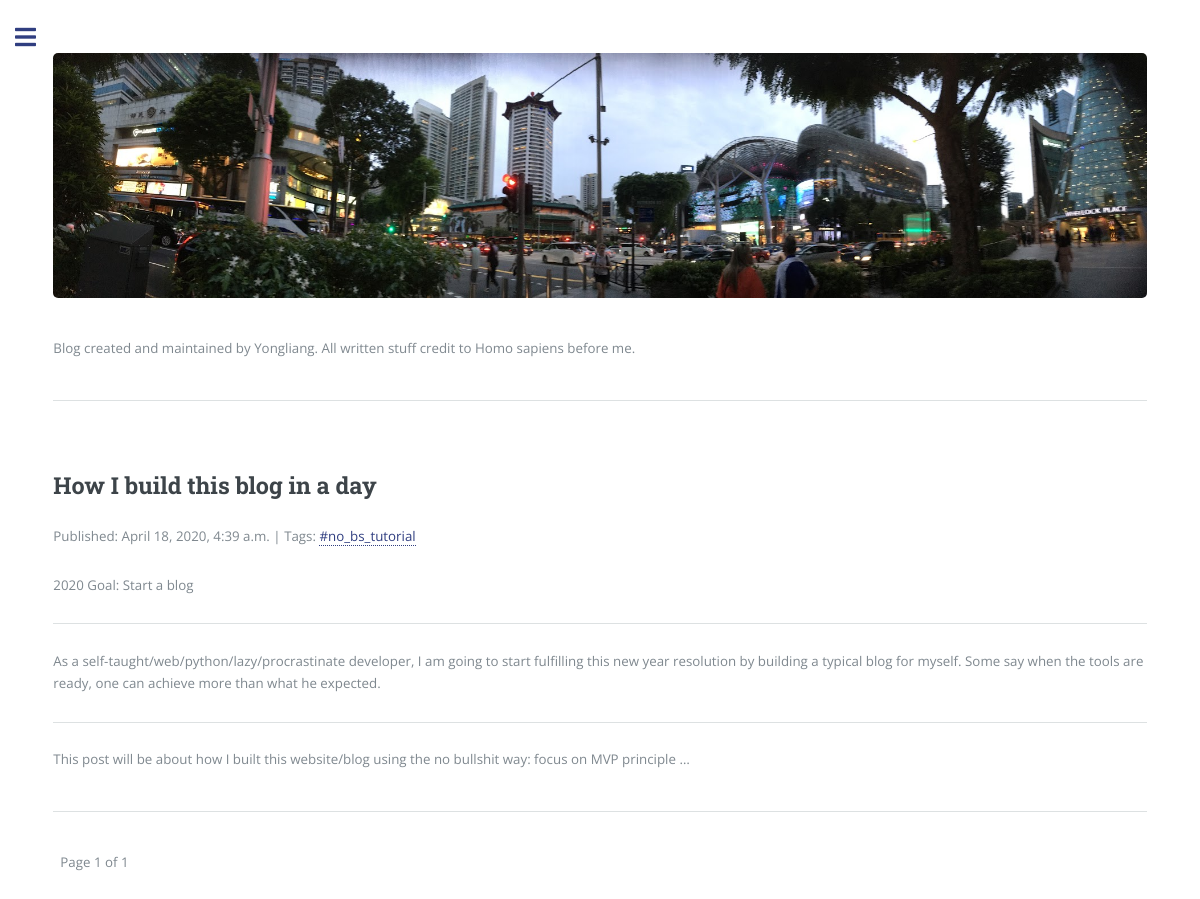
Screenshot of /blog/ with the database file from the repository.
### blog/models.py (models this page shows, shortened)
class Post(models.Model):
    STATUS_CHOICES = (
        ('draft', 'Draft'),
        ('published','Published'),
    )
    title = models.CharField(max_length=250)
    slug = models.SlugField(max_length=250, unique_for_date = 'publish')
    author = models.ForeignKey(User, on_delete=models.CASCADE, related_name = 'blog_posts')
    body = models.TextField()
    publish = models.DateTimeField(default = timezone.now)
    created = models.DateTimeField(auto_now_add=True)
    updated = models.DateTimeField(auto_now=True)
    status = models.CharField(max_length = 10, choices = STATUS_CHOICES, default='draft')
    objects = models.Manager() # the default manager
    published = PublishedManager() # our custom manager
    tags = TaggableManager() #3rd party tag manager
    class Meta:
        ordering = ('-publish',)
    def get_absolute_url(self):
        return reverse('blog:post_detail',args=[self.publish.year,self.publish.month,self.publish.day,self.slug])

### blog/views.py (the view)
# urls.py: path('', views.post_list, name='post_list'),
def post_list(request, tag_slug=None):
    object_list = Post.published.all()
    tag = None
    if tag_slug:
        tag=get_object_or_404(Tag,slug=tag_slug)
        object_list = object_list.filter(tags__in=[tag])
    paginator = Paginator(object_list, 3) # 3 posts in a page
    page = request.GET.get('page')
    try:
        posts = paginator.page(page)
    except PageNotAnInteger:
        posts = paginator.page(1)
    except EmptyPage:
        posts = paginator.page(paginator.num_pages)
    return render(request,'blog/index.html',\
        {'page':page,'posts':posts,'tag':tag})

### blog/models.py (called while the page is built)
    def get_queryset(self):
        return super(PublishedManager,self).get_queryset()\
            .filter(status='published')

### blog/templatetags/blog_tags.py (called while the page is built)
@register.simple_tag
def total_posts():
    return Post.published.count()

@register.inclusion_tag('latest_posts.html')
def show_latest_posts(count=3):
    latest_posts = Post.published.order_by('-publish')[:count]
    return {'latest_posts':latest_posts}

@register.simple_tag
def get_most_commented_posts(count=3):
    return Post.published.annotate(
        total_comments = Count('comments')
    ).order_by('-total_comments')[:count]

@register.filter(name="markdown")
def markdown_format(text):
    return mark_safe(markdown.markdown(text))

### blog/templates/blog/index.html (shortened to what this page needs)
{% extends "base.html" %}
{% load blog_tags %}
{% block pagetopsection %}
{% include "pagetopsection.html" %}
{% endblock %}
{% block content %}
{% for post in posts %}
<h2>
  <a href="{{ post.get_absolute_url }}">
    {{ post.title }}
  </a>
</h2>
<p class="date">
  Published: {{ post.publish }} |
  Tags: {% for tag in post.tags.all %}
  <a href="{% url 'blog:post_list_by_tag' tag.slug %}">
    {{ tag.name }}
  </a>
  {% endfor %}
</p>
{{ post.body|markdown|truncatewords_html:60 }}
<hr class="major" />
{% endfor %}
{% include "pagination.html" with page=posts %}
{% endblock %}

### blog/templates/base.html (shortened to what this page needs)
{% load blog_tags %} {% load static %}
<!DOCTYPE html>
<html>
  <head>
    <link rel="stylesheet" href="{% static 'assets/css/main.css' %}" />
  </head>
  <body class="is-preload">
    <div id="wrapper">
      <div id="main">
        <div class="inner">
        {% block pagetopsection %}{% endblock %}
        {% block content %}{% endblock %}
        </div>
      </div>
    </div>
  </body>
</html>

### blog/templates/pagetopsection.html (shortened to what this page needs)
{% load static %}
    <section>
      <span class="image main"><img src="{% static 'images/banner1.jpg' %}" alt="" /></span>
      <p>Blog created and maintained by Yongliang. All written stuff credit to Homo sapiens before me.</p>
      <hr class="major" />
    </section>

### blog/templates/pagination.html (shortened to what this page needs)
<ul class="pagination">
  <span class="step-links">
    <span class="current" style='padding-left:7px'>Page {{ page.number }} of {{ page.paginator.num_pages }}
    </span>
  </span>
</ul>

### blog/templates/sidebar.html (shortened to what this page needs)
{% load blog_tags %}

### static/assets/css/main.css (style rules this page uses)
html, body, div, span, applet, object, iframe, h1, h2, h3, h4, h5, h6, p, blockquote, pre, a, abbr, acronym, address, big, cite, code, del, dfn, em, img, ins, kbd, q, s, samp, small, strike, strong, sub, sup, tt, var, b, u, i, center, dl, dt, dd, ol, ul, li, fieldset, form, label, legend, table, caption, tbody, tfoot, thead, tr, th, td, article, aside, canvas, details, embed, figure, figcaption, footer, header, hgroup, menu, nav, output, ruby, section, summary, time, mark, audio, video { margin: 0; padding: 0; border: 0; font-size: 100%; font: inherit; vertical-align: baseline; }
article, aside, details, figcaption, figure, footer, header, hgroup, menu, nav, section { display: block; }
body { line-height: 1; }
ol, ul { list-style: none; }
body { -webkit-text-size-adjust: none; }
body { -ms-overflow-style: scrollbar; }
html { box-sizing: border-box; }
*, *:before, *:after { box-sizing: inherit; }
body { background: #ffffff; }
body, input, select, textarea { color: #7f888f; font-family: "Open Sans", sans-serif; font-size: 13pt; font-weight: 400; line-height: 1.65; }
@media screen and (max-width: 1680px) { body, input, select, textarea { font-size: 11pt; } }
@media screen and (max-width: 1280px) { body, input, select, textarea { font-size: 10pt; } }
a { -moz-transition: color 0.2s ease-in-out, border-bottom-color 0.2s ease-in-out; -webkit-transition: color 0.2s ease-in-out, border-bottom-color 0.2s ease-in-out; -ms-transition: color 0.2s ease-in-out, border-bottom-color 0.2s ease-in-out; transition: color 0.2s ease-in-out, border-bottom-color 0.2s ease-in-out; border-bottom: dotted 1px; color: #303e80; text-decoration: none; }
p { margin: 0 0 2em 0; }
h1, h2, h3, h4, h5, h6 { color: #3d4449; font-family: "Roboto Slab", serif; font-weight: 700; line-height: 1.5; margin: 0 0 1em 0; }
h1 a, h2 a, h3 a, h4 a, h5 a, h6 a { color: inherit; text-decoration: none; border-bottom: 0; }
h2 { font-size: 1.75em; }
hr { border: 0; border-bottom: solid 1px rgba(210, 215, 217, 0.75); margin: 2em 0; }
hr.major { margin: 3em 0; }
.image { border-radius: 0.375em; border: 0; display: inline-block; position: relative; }
.image img { border-radius: 0.375em; display: block; }
.image.main { display: block; margin: 0 0 3em 0; width: 100%; }
.image.main img { width: 100%; }
ul { list-style: disc; margin: 0 0 2em 0; padding-left: 1em; }
ul.pagination { cursor: default; list-style: none; padding-left: 0; }
#wrapper { display: -moz-flex; display: -webkit-flex; display: -ms-flex; display: flex; -moz-flex-direction: row-reverse; -webkit-flex-direction: row-reverse; -ms-flex-direction: row-reverse; flex-direction: row-reverse; min-height: 100vh; }
#main { -moz-flex-grow: 1; -webkit-flex-grow: 1; -ms-flex-grow: 1; flex-grow: 1; -moz-flex-shrink: 1; -webkit-flex-shrink: 1; -ms-flex-shrink: 1; flex-shrink: 1; width: 100%; }
#main > .inner { padding: 0 6em 0.1em 6em ; margin: 0 auto; max-width: 110em; }
#main > .inner > section { padding: 6em 0 4em 0 ; border-top: solid 2px rgba(210, 215, 217, 0.75); }
#main > .inner > section:first-of-type { border-top: 0 !important; }
@media screen and (max-width: 1680px) { #main > .inner { padding: 0 5em 0.1em 5em ; } }
@media screen and (max-width: 1680px) { #main > .inner > section { padding: 5em 0 3em 0 ; } }
@media screen and (max-width: 1280px) { #main > .inner { padding: 0 4em 0.1em 4em ; } }
@media screen and (max-width: 1280px) { #main > .inner > section { padding: 4em 0 2em 0 ; } }

### rows the page displays
Post: title "How I build this blog in a day", publish "April 18, 2020, 4:39 a.m.", body "2020 Goal: Start a blog As a self-taught/web/python/lazy/procrastinate developer, I am going to start fulfilling this new year resolution by building a typical blog for myself. Some say when the tools are ready, one can achieve more than what he expected. This post will be about how I built this website/blog using the no bullshit way: focus on MVP principle …"
Tag: name "#no_bs_tutorial"

### other values shown
{{ page.number }} "1"
{{ page.paginator.num_pages }} "1"
